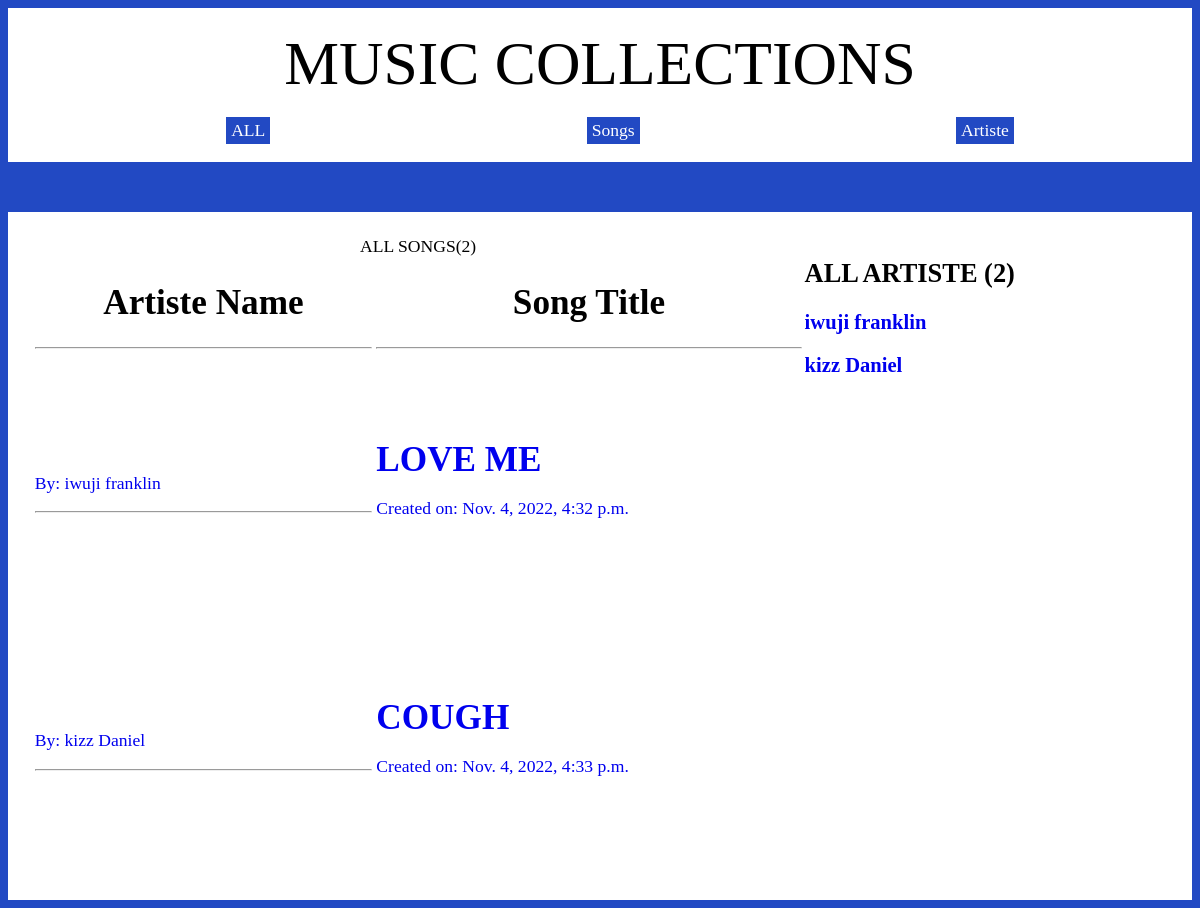
The page / on the database its author committed.
### musicapp/models.py (models this page shows, shortened)
class Song(models.Model):
    title = models.CharField(max_length=20, verbose_name="Title")
    slug = models.SlugField(max_length=20, unique=True,help_text='Unique value for product page URL, created from title.')
    artiste_id = models.ForeignKey(Artiste,related_name="song", verbose_name="Artiste" ,on_delete=models.CASCADE, default=None)
    date_released = models.DateTimeField(auto_now_add=True)
    likes = models.IntegerField(verbose_name="Likes")

class Artiste(models.Model):
    first_name = models.CharField(max_length=20, verbose_name="First Name")
    last_name = models.CharField(max_length=20, verbose_name="Last Name")
    age = models.IntegerField(verbose_name="Age")

### musicapp/views.py (the view)
# urls.py: re_path(r'^$', views.home, name='home'),
def home(request):
    page_title='Home'
    songs = Song.objects.all()
    artiste = Artiste.objects.all()
    total_song = Song.objects.all().count()
    total_artiste = Artiste.objects.all().count()
    request.session.set_test_cookie()
    return render(request,'index.html',{'songs':songs,'artiste':artiste,'total_artiste':total_artiste,'total_song':total_song,'page_title':page_title})

### templates/index.html (shortened to what this page needs)
{% extends "base.html" %}
{% block site_wrapper %}
{% include "navbar.html" %}
<div class="main">
    <table class="content">
        <caption>ALL SONGS({{total_song}})</caption>
        <thead>
            <th><h1>Artiste Name</h1></td>
            <hr>
            <th><h1>Song Title</h1></td>
            <hr>
        </thead>
        <tbody>
        {% for song in songs %}
            <tr>
                <td>
                        <p>
                            <a href="{% url 'musicapp:artiste_detail' song.artiste_id.first_name %}">
                                By: {{ song.artiste_id.first_name}} {{ song.artiste_id.last_name}}
                            </a>
                        </p><hr>
                </td>
                <td class="each_task">
                    <a href="{% url 'musicapp:song_detail' song.slug %}">
                        <h1>{{ song.title | upper }}</h1>
                        <p>Created on: {{song.date_released}}</p>
                    </a>
                </td>
            </tr>
        {% endfor %}
        </div>
    <div class="form">
        <div>
            <h2>ALL ARTISTE ({{total_artiste}})</h2>
            {% for artiste in artiste %}
            <a href="{% url 'musicapp:artiste_detail' artiste.first_name %}">
                <h3>{{ artiste.first_name }} {{artiste.last_name}}</h3>
            </a>
            {% endfor %}
        </div>
    </div>
{% endblock %}

### templates/base.html (shortened to what this page needs)
{% load static %}
<!DOCTYPE html PUBLIC "-//W3C//DID XHTML 1.0 Strict//EN" "XHTML-s.dtd" >
<html xmlns="http://www.w3.org/1999/xhtml" xml:lang="en" lang="en">
    <head>
    </head>
    <body>
        {% block site_wrapper %}{% endblock %}
    </body>
</html>

### templates/navbar.html
<div id="nav">
    <nav>
        <header>MUSIC COLLECTIONS</header>
        <ul>
            <li><a href="{% url 'musicapp:home' %}">ALL</a></li>
            <li><a href="#">Songs</a></li>
            <li><a href="#">Artiste</a></li>
        </ul>
    </nav>
</div>

### musicapp/static/css/style.css (style rules this page uses)
body { font-size: 110%; background-color: #2249c3; }
a { text-decoration: none; }
#nav { background-color: white; padding: 20px; padding-bottom: 1px; text-align: center; }
header { font-size: 350%; display: flex; flex-direction: column; }
nav ul { list-style: none; display: flex; flex-direction: row; }
nav li { background-color:#2249c3; color:white; padding: 3px; padding-left: 5px; padding-right: 5px; margin: auto; }
nav li > a { color: white; }
.main { background-color: white; min-height: 80vh; display: flex; flex-direction: row; flex-wrap: nowrap; padding: 2%; margin-top: 50px; }
.content { width: 68%; }
td h1 { margin-bottom: 0px; margin-top: 0px; }
.form { width: 30%; }

### rows shown on the page
Song: artiste_id.first_name "iwuji", artiste_id.last_name "franklin", title "LOVE ME", date_released "Nov. 4, 2022, 4:32 p.m."
Song: artiste_id.first_name "kizz", artiste_id.last_name "Daniel", title "COUGH", date_released "Nov. 4, 2022, 4:33 p.m."
Artiste: first_name "iwuji", last_name "franklin"
Artiste: first_name "kizz", last_name "Daniel"

### other values the page prints
{{ total_song }} "2"
{{ total_artiste }} "2"
